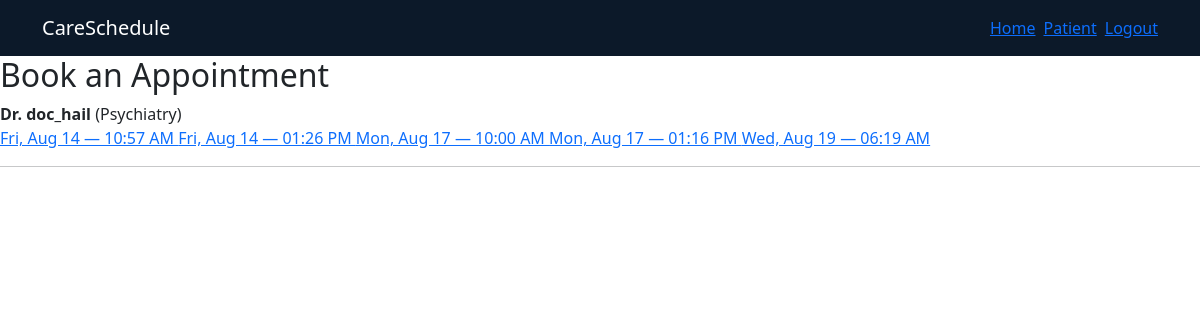
Screenshot of /book (signed in) with the database file from the repository.
### bp_app/models.py (models this page shows, shortened)
class Professional(UserMixin, db.Model):
    __tablename__ = "professional"
    id = db.Column(db.Integer, primary_key = True)
    email = db.Column(db.String(255), nullable = False, unique = True)
    username = db.Column(db.String(255), nullable = False, unique= True)
    password_hash = db.Column(db.String(255), nullable = False)
    firstname = db.Column(db.String(150), nullable = True)
    lastname = db.Column(db.String(150), nullable = True)
    specialty = db.Column(db.String(150), nullable = True)
    biography = db.Column(db.Text)
    availabilities = db.relationship(
        "Availability",
        back_populates = "professional"
    )

class Availability(db.Model):
    __tablename__ = "availability"
    id = db.Column(db.Integer, primary_key = True)
    start_time = db.Column(db.DateTime, nullable = False)
    end_time = db.Column(db.DateTime, nullable = False)
    is_booked = db.Column(db.Boolean, nullable = False, default = False)
    professional_id = db.Column(
        db.Integer,
        db.ForeignKey("professional.id"),
        nullable = False
    )
    professional = db.relationship(
        "Professional",
        back_populates = "availabilities"
    )
    appointment = db.relationship("Appointment", back_populates="availability", uselist=False)

### bp_app/patient_routes.py (the view)
@patients.route("/book")
@login_required
def book():
    if not isinstance(current_user, Patient):
        flash("Only patients can book appointments.", "warning")
        return redirect(url_for("main.home"))
    slots = (
        Availability.query
        .filter(Availability.is_booked == False,
                   Availability.start_time > datetime.now())
        .order_by(Availability.start_time)
        .all()
    )
    return render_template("patients/book.html", slots=slots)

### bp_app/app.py (called while the page is built)
@login_manager.user_loader
def load_user(user_id):
    try:
        user_type, record_id = user_id.split(":", 1)
        model = {"Patient": Patient, "Professional": Professional}.get(user_type)
        return db.session.get(model, int(record_id)) if model else None
    except (AttributeError, TypeError, ValueError):
        return None

### bp_app/templates/patients/book.html
{% extends "base.html" %}
{% block content %}
<div>
  <h2>Book an Appointment</h2>
  {% if slots %}
    {% for professional, prof_slots in slots|groupby("professional.username") %}
      <div>
        <div>
          <strong>Dr. {{ professional }}</strong>
          <span>({{ prof_slots[0].professional.specialty or 'General' }})</span>
        </div>
        <div>
          {% for slot in prof_slots %}
            <a href="{{ url_for('patients.confirm_booking', availability_id=slot.id) }}">
              {{ slot.start_time.strftime("%a, %b %d — %I:%M %p") }}
            </a>
          {% endfor %}
        </div>
      </div>
      <hr>
    {% endfor %}
  {% else %}
    <p>No available slots right now. Please check back later.</p>
  {% endif %}
</div>
{% endblock %}

### bp_app/static/css/base.css (style rules this page uses)
:root { --app-teal: #1b7a96; --app-navy: #0C1929; --app-offwhite: #f7fafb; --app-success: #1e8a5f; --app-error: #c0201a; --app-bg: #eaf1f3; --app-border: #d3e0e4; --app-muted: #5c6b73; --app-teal-light: #4fa8c4; --app-muted-dark: #b9c5cc; }

### rows the page displays
Professional: username "doc_hail", specialty "Psychiatry"
Availability: start_time "Fri, Aug 14 — 10:57 AM"
Availability: start_time "Fri, Aug 14 — 01:26 PM"
Availability: start_time "Mon, Aug 17 — 10:00 AM"
Availability: start_time "Mon, Aug 17 — 01:16 PM"
Availability: start_time "Wed, Aug 19 — 06:19 AM"
